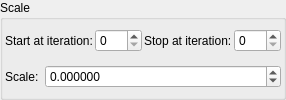
    <widget class="QGroupBox" name="groupBox_3">
     <property name="title">
      <string>Scale</string>
     </property>
     <layout class="QVBoxLayout" name="verticalLayout_5">
      <property name="leftMargin">
       <number>2</number>
      </property>
      <property name="topMargin">
       <number>2</number>
      </property>
      <property name="rightMargin">
       <number>2</number>
      </property>
      <property name="bottomMargin">
       <number>2</number>
      </property>
      <item>
       <layout class="QGridLayout" name="gridLayout_81">
        <property name="spacing">
         <number>2</number>
        </property>
        <item row="2" column="3">
         <widget class="MySpinBox" name="spinboxInt_transf_stop_iterations_C">
          <property name="sizePolicy">
           <sizepolicy hsizetype="Preferred" vsizetype="Maximum">
            <horstretch>0</horstretch>
            <verstretch>0</verstretch>
           </sizepolicy>
          </property>
          <property name="maximum">
           <number>999</number>
          </property>
         </widget>
        </item>
        <item row="2" column="2">
         <widget class="QLabel" name="label_53">
          <property name="text">
           <string>Stop at iteration:</string>
          </property>
         </widget>
        </item>
        <item row="2" column="1">
         <widget class="MySpinBox" name="spinboxInt_transf_start_iterations_C">
          <property name="sizePolicy">
           <sizepolicy hsizetype="Minimum" vsizetype="Maximum">
            <horstretch>0</horstretch>
            <verstretch>0</verstretch>
           </sizepolicy>
          </property>
          <property name="minimum">
           <number>0</number>
          </property>
          <property name="maximum">
           <number>999</number>
          </property>
          <property name="value">
           <number>0</number>
          </property>
         </widget>
        </item>
        <item row="2" column="0">
         <widget class="QLabel" name="label_73">
          <property name="text">
           <string>Start at iteration:</string>
          </property>
         </widget>
        </item>
       </layout>
      </item>
      <item>
       <layout class="QGridLayout" name="gridLayout_4" columnstretch="0,1">
        <item row="0" column="1">
         <widget class="MyDoubleSpinBox" name="spinbox_transf_scale">
          <property name="sizePolicy">
           <sizepolicy hsizetype="Minimum" vsizetype="Maximum">
            <horstretch>0</horstretch>
            <verstretch>0</verstretch>
           </sizepolicy>
          </property>
          <property name="prefix">
           <string/>
          </property>
          <property name="suffix">
           <string/>
          </property>
          <property name="decimals">
           <number>6</number>
          </property>
          <property name="minimum">
           <double>-99.998999999999995</double>
          </property>
          <property name="maximum">
           <double>99.998999999999995</double>
          </property>
          <property name="singleStep">
           <double>0.100000000000000</double>
          </property>
         </widget>
        </item>
        <item row="0" column="0">
         <widget class="QLabel" name="label_149">
          <property name="text">
           <string>Scale:</string>
          </property>
         </widget>
        </item>
       </layout>
      </item>
     </layout>
    </widget>
